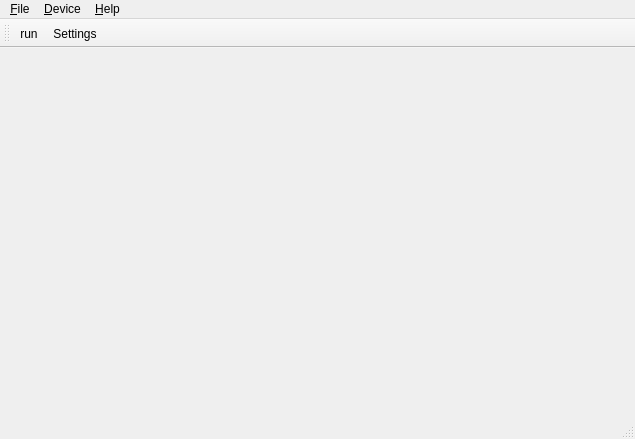
<?xml version="1.0" encoding="UTF-8"?>
<ui version="4.0">
 <class>OscMain</class>
 <widget class="QMainWindow" name="OscMain">
  <property name="geometry">
   <rect>
    <x>0</x>
    <y>0</y>
    <width>635</width>
    <height>439</height>
   </rect>
  </property>
  <property name="windowTitle">
   <string>Oscilloscope</string>
  </property>
  <widget class="QWidget" name="centralwidget">
   <layout class="QVBoxLayout" name="verticalLayout">
    <property name="spacing">
     <number>3</number>
    </property>
    <property name="margin">
     <number>5</number>
    </property>
    <item>
     <widget class="QwtPlot" name="plot" native="true"/>
    </item>
   </layout>
  </widget>
  <widget class="QMenuBar" name="menubar">
   <property name="geometry">
    <rect>
     <x>0</x>
     <y>0</y>
     <width>635</width>
     <height>25</height>
    </rect>
   </property>
   <widget class="QMenu" name="menu_File">
    <property name="title">
     <string>&amp;File</string>
    </property>
    <addaction name="actionQuit"/>
   </widget>
   <widget class="QMenu" name="menu_Device">
    <property name="title">
     <string>&amp;Device</string>
    </property>
    <addaction name="actionConnect"/>
   </widget>
   <widget class="QMenu" name="menu_Help">
    <property name="title">
     <string>&amp;Help</string>
    </property>
    <addaction name="actionHelp"/>
    <addaction name="actionAbout"/>
   </widget>
   <addaction name="menu_File"/>
   <addaction name="menu_Device"/>
   <addaction name="menu_Help"/>
  </widget>
  <widget class="QStatusBar" name="sb"/>
  <widget class="QToolBar" name="tb">
   <property name="windowTitle">
    <string>toolBar</string>
   </property>
   <property name="iconSize">
    <size>
     <width>64</width>
     <height>64</height>
    </size>
   </property>
   <attribute name="toolBarArea">
    <enum>TopToolBarArea</enum>
   </attribute>
   <attribute name="toolBarBreak">
    <bool>false</bool>
   </attribute>
   <addaction name="actionRun"/>
   <addaction name="actionSettings"/>
  </widget>
  <action name="actionQuit">
   <property name="text">
    <string>Quit</string>
   </property>
  </action>
  <action name="actionHelp">
   <property name="text">
    <string>Help me!</string>
   </property>
  </action>
  <action name="actionAbout">
   <property name="text">
    <string>About</string>
   </property>
  </action>
  <action name="actionRun">
   <property name="checkable">
    <bool>true</bool>
   </property>
   <property name="icon">
    <iconset resource="images.qrc">
     <normaloff>:/images/arrow.png</normaloff>:/images/arrow.png</iconset>
   </property>
   <property name="text">
    <string>run</string>
   </property>
  </action>
  <action name="actionSettings">
   <property name="checkable">
    <bool>true</bool>
   </property>
   <property name="icon">
    <iconset resource="images.qrc">
     <normaloff>:/images/advanced.png</normaloff>:/images/advanced.png</iconset>
   </property>
   <property name="text">
    <string>Settings</string>
   </property>
  </action>
  <action name="actionConnect">
   <property name="text">
    <string>(Re)Connect</string>
   </property>
  </action>
 </widget>
 <customwidgets>
  <customwidget>
   <class>QwtPlot</class>
   <extends>QWidget</extends>
   <header>qwt_plot.h</header>
   <container>1</container>
  </customwidget>
 </customwidgets>
 <resources>
  <include location="images.qrc"/>
 </resources>
 <connections/>
</ui>
